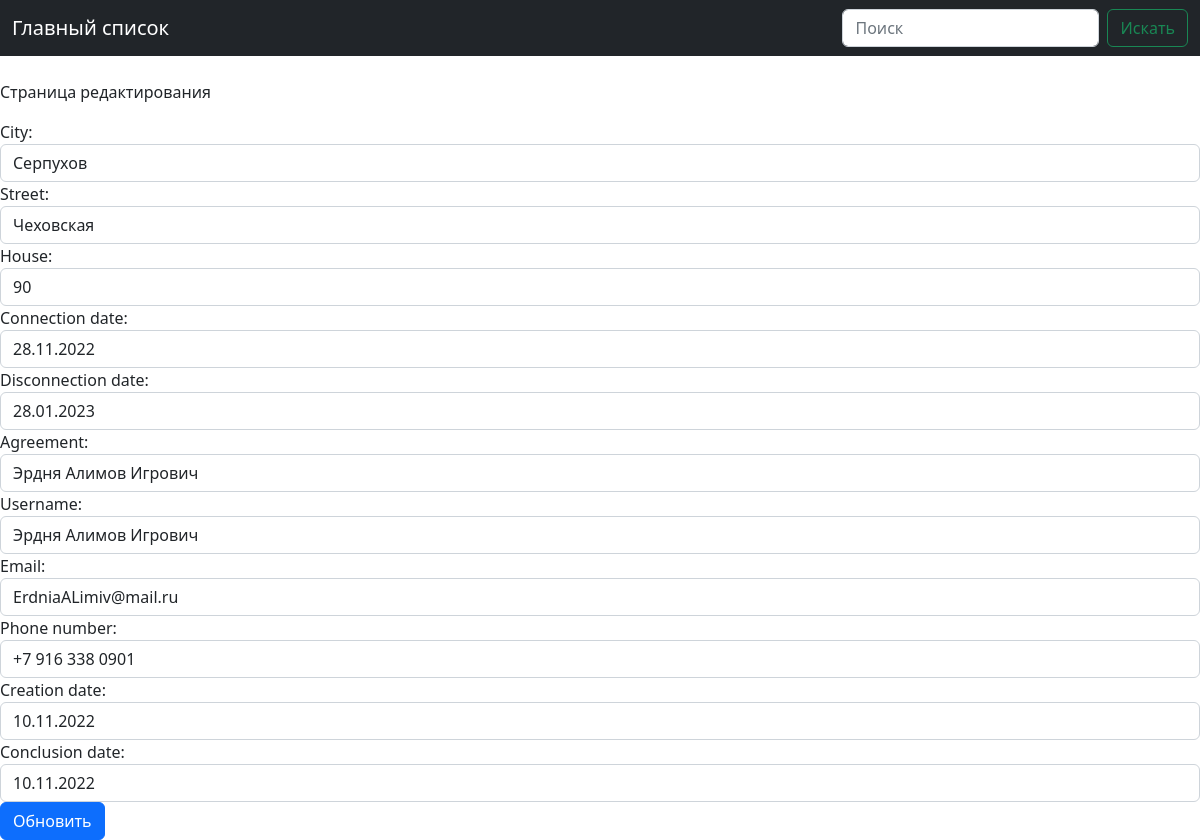
The app's page /edit_page/2 with its own data.
### connections/models.py (models this page shows, shortened)
class Connections(models.Model):
    city = models.CharField(max_length=128)
    street = models.CharField(max_length=128)
    house = models.CharField(max_length=128)
    connection_date = models.DateField()
    disconnection_date = models.DateField()
    agreement = models.OneToOneField(Agreements, on_delete=models.CASCADE, primary_key=True)
    class Meta:
        verbose_name = 'Адрес'
        verbose_name_plural = 'Адреса'

class Agreements(models.Model):
    username = models.CharField(max_length=128)
    email = models.CharField(max_length=128, unique=True)
    phone_number = models.CharField(max_length=128, unique=True)
    creation_date = models.DateField()
    conclusion_date = models.DateField()
    def __str__(self):
        return str(self.username)
    class Meta:
        verbose_name = 'Договор'
        verbose_name_plural = 'Договоры'

### connections/views.py (the view)
# urls.py: path('edit_page/<int:pk>', edit_page, name='edit_page'),
def edit_page(request, pk):
    agreement = Agreements.objects.get(pk=pk)
    connections = Connections.objects.get(pk=pk)
    if request.method == 'POST':
        form = EditAgreementForm(request.POST, instance=agreement)
        form1 = EditConnectionsForm(request.POST, instance=connections)
        if form.is_valid() and form1.is_valid():
            form.save() and form1.save()
    template = 'list_agreements.html'
    context = {
        'agreement': agreement,
        'connections': connections,
        'form': EditAgreementForm(instance=agreement),
        'form1': EditConnectionsForm(instance=connections),
        'update': True
    }
    return render(request, template, context)

### connections/forms.py
class EditAgreementForm(forms.ModelForm):
    class Meta:
        model = Agreements
        fields = '__all__'
    def __init__(self,*args,**kwargs):
        super().__init__(*args,**kwargs)
        for field in self.fields:
            self.fields[field].widget.attrs['class'] = 'form-control'

class EditConnectionsForm(forms.ModelForm):
    class Meta:
        model = Connections
        fields = '__all__'
    def __init__(self,*args,**kwargs):
        super().__init__(*args,**kwargs)
        for field in self.fields:
            self.fields[field].widget.attrs['class'] = 'form-control'

### connections/templates/list_agreements.html (shortened to what this page needs)
{% extends "base.html" %}
{% load static %}
{% block content %}
 {% if update %}
    <p class="mt-4">Cтраница редактирования</p>
        <form id="update_data" method="post">
            {{ form1 }}
            {{ form }}
        </form>
     <button form="update_data" type="submit" class="btn btn-primary">Обновить</button>
{% endif %}
</div>
</div>
</div>
</div>
</div>
{% endblock %}

### static/css/main.css (style rules this page uses)
html, body, div, span, object, iframe, h1, h2, h3, h4, h5, h6, p, blockquote, pre, abbr, address, cite, code, del, dfn, em, img, ins, kbd, q, samp, small, strong, sub, sup, var, b, i, dl, dt, dd, ol, ul, li, fieldset, form, label, legend, table, caption, tbody, tfoot, thead, tr, th, td { margin:0; padding:0; border:0; outline:0; font-size:100%; vertical-align:baseline; background:transparent; }
body { margin:0; padding:0; font:12px/15px "Helvetica Neue",Arial, Helvetica, sans-serif; color: #555; }

### records on screen
Connections: city "Серпухов", street "Чеховская", house "90", connection_date "28.11.2022", disconnection_date "28.01.2023", agreement "Эрдня Алимов Игрович"
Agreements: username "Эрдня Алимов Игрович", email "ErdniaALimiv@mail.ru", phone_number "+7 916 338 0901", creation_date "10.11.2022", conclusion_date "10.11.2022"
